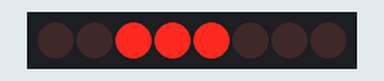
This sketch was run on a simulated Arduino Uno, built with avr-gcc and run on an emulated ATmega328P. On the bench: 8 shift-register outputs drawn as a row of LEDs (first output left, lit = HIGH). Wiring (inferred from the names in the program): shift register (74HC595): data pin 2; shift clock pin 3; latch pin 4. Wiring (inferred from the signals the program sends): row of LEDs: on Q0, Q1, Q2, Q3, Q4, Q5, Q6, Q7.

Above: at 0.5 s.
At 0.8 s:
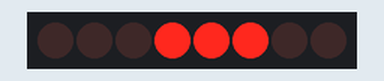
At 2.1 s:
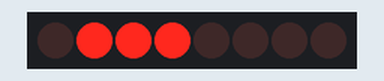
At 3.5 s:
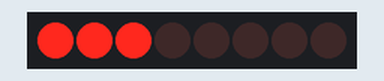
Timing chart, 0 to 4.1 s (numbered marks = the images above):
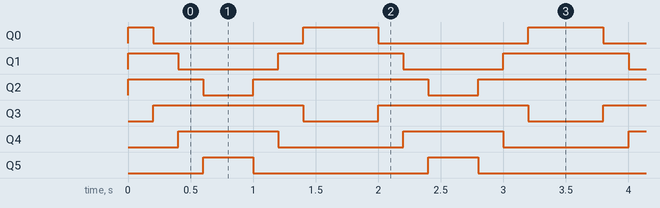

The sketch:

ShiftRegister_RunningBarEffect.ino
```cpp
int DataPin = 2;   // Data Pin connected to Pin 2
int ClockPin = 3;  // Clock Pin connected to Pin 3
int LatchPin = 4;  // Latch Pin connected to Pin 4
byte Data = 0;     // Data to be sent to shift register

void setup() {
    pinMode(DataPin, OUTPUT);
    pinMode(ClockPin, OUTPUT);
    pinMode(LatchPin, OUTPUT);
}

void loop() {
    runningBarEffect();  // Call the running bar effect
    delay(200);
}

// Function to send data to shift register
void shiftData(byte dataOut) {
    digitalWrite(LatchPin, LOW);  // Prepare shift register for data
    shiftOut(DataPin, ClockPin, MSBFIRST, dataOut);  // Send data
    digitalWrite(LatchPin, HIGH); // Output data to LEDs
}

// Function to create a running bar effect
void runningBarEffect() {
    // Move LED bar forward
    for (int i = 0; i < 4; i++) {
        Data = (0b111 << i);  // 3 LEDs ON in a row
        shiftData(Data);
        delay(200);
    }

    // Move LED bar backward
    for (int i = 3; i >= 0; i--) {
        Data = (0b111 << i);
        shiftData(Data);
        delay(200);
    }
}
```

Measured:
- by itself, Q0: repeats every 1.8 s: LOW 1.2 s, HIGH 0.60 s
- by itself, Q1: repeats every 1.8 s: LOW 0.80 s, HIGH 1.0 s
- by itself, Q2: repeats every 1.8 s: LOW 0.40 s, HIGH 1.4 s
- by itself, Q3: alternates HIGH for 1.2 s and LOW for 0.60 s
- by itself, Q4: alternates HIGH for 0.80 s and LOW for 1.0 s
- by itself, Q5: alternates HIGH for 0.40 s and LOW for 1.4 s
